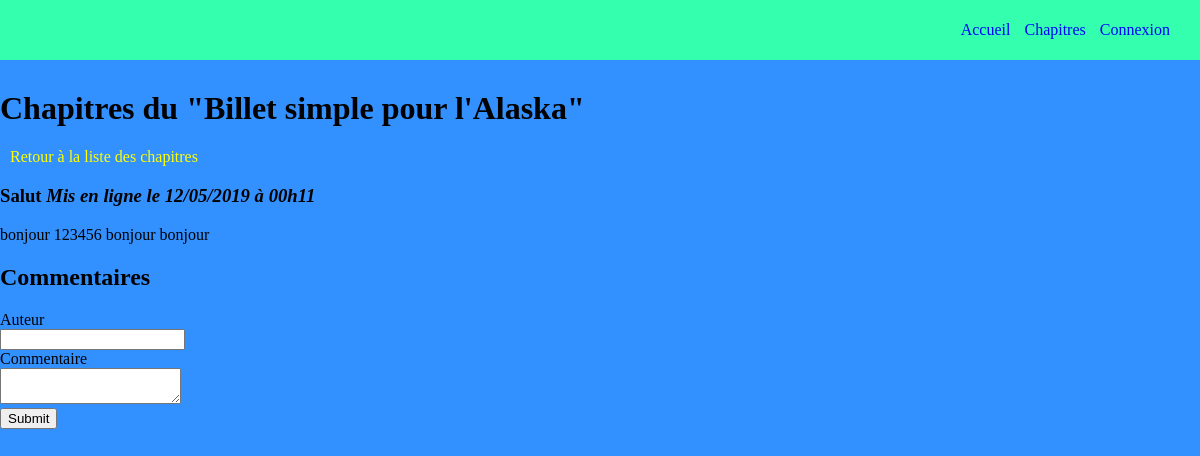
The app's page /index.php?action=post&id=5, older data.
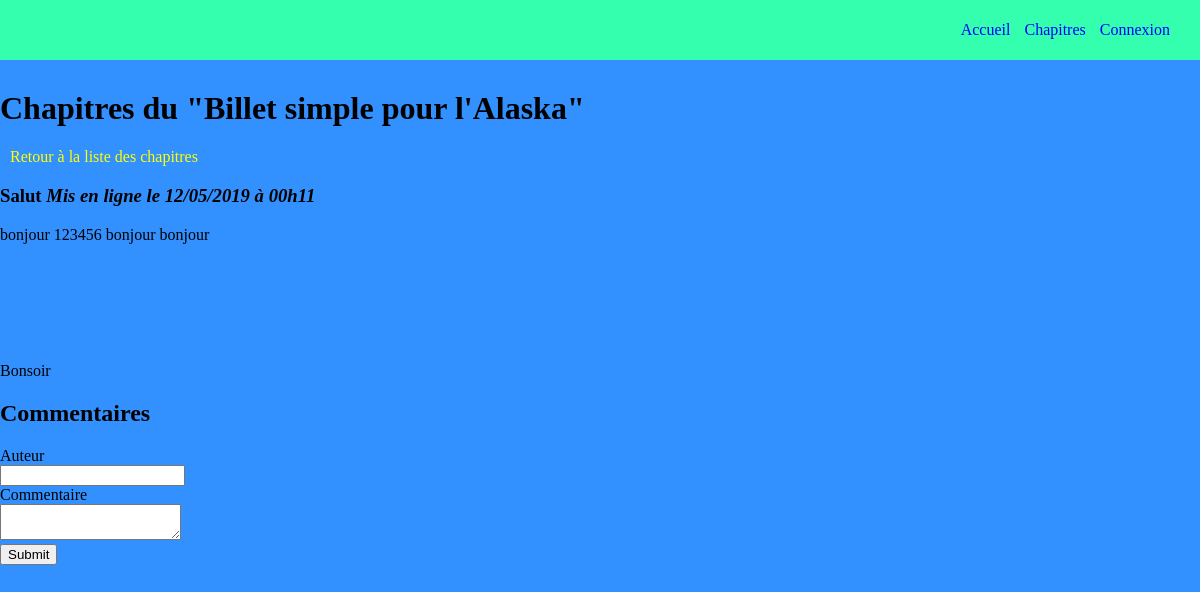
The same page, newer data.
### tables this page shows
CREATE TABLE IF NOT EXISTS `post` (
  `id` int(11) NOT NULL AUTO_INCREMENT,
  `FK_admin` int(11) NOT NULL,
  `title` varchar(255) NOT NULL,
  `content` text NOT NULL,
  `state` tinyint(1) NOT NULL DEFAULT '1',
  `date_hours` datetime NOT NULL,
  PRIMARY KEY (`id`),
  KEY `FK_admin` (`id`)
);

### controller/Comment_frontend.php (called while the page is built, shortened)
<?php
class CommentController
	{
	public function listComment()
	{
		$postManager = new \OpenClassrooms\projetopenclassroom\model\ChapterConnexion();
		$post = $postManager->getPost($_GET['id']);
		require('view/Chapter.php');
	}
}

### model/ChapterConnexion.php (called while the page is built, shortened)
<?php
class ChapterConnexion extends Connexion
{
	public function getPost($postId)
	{
		$db = $this->dbConnect();
		$req = $db->prepare('SELECT id, title, content, DATE_FORMAT(date_hours, \'%d/%m/%Y à %Hh%i\') AS date_fr FROM post WHERE id = ?');
		$req->execute(array($postId));
		$post = $req->fetch();
		return $post;
	}
}

### view/Chapter.php (the view, shortened to what this page needs)
<?php require('header.php'); ?>
<h1> Chapitres du "Billet simple pour l'Alaska" </h1>
<p class="prev_page"><a href="index.php"> Retour à la liste des chapitres</a></p>
<div class="chapter">
	<h3>
		<?= htmlspecialchars($post['title']) ?>
		<em> Mis en ligne le <?= $post['date_fr'] ?></em>
	</h3>
	<p>
		<?= nl2br($post['content']) ?>
	</p>
</div>
<div class ="commentaires">
    <h2>Commentaires</h2>
    <form action="index.php?action=addComment&amp;id=<?= $post['id'] ?>" method="post">
        <div>
            <label for="author"> Auteur</label><br />
            <input type="text" id="author" name="author" />
        </div>
        <div>
            <label for="comment">Commentaire</label><br />
            <textarea id="comment" name="comment"></textarea>
        </div>
        <div>
            <input type="submit" />
        </div>
    </form>
</div>
<?php $content = ob_get_clean(); ?>
<?php require('template.php'); ?>

### index.php (shortened to what this page needs)
<?php
require('controller/Comment_frontend.php');
$chap = new \OpenClassrooms\projetopenclassroom\controller\ChapterController();
$comment = new \OpenClassrooms\projetopenclassroom\controller\CommentController();
    if (isset($_GET['action'])) {
        if ($_GET['action'] == 'listChapter') {
            $chap->listChapter();
        } elseif ($_GET['action'] == 'post') {
            if (isset($_GET['id']) && $_GET['id'] > 0) {
                $comment->listComment();
            } else {
                throw new Exception('Erreur: aucun identifiant de chapitre envoyé');
            }
        } elseif ($_GET['action'] == 'signalComment') {
            if (isset($_GET['id']) && $_GET['id'] > 0) {
                $comment->reportComment($_GET['id'],$_GET['post']);
            }
        } elseif ($_GET['action'] == 'validComment') {
        	if (isset($_GET['id']) && $_GET['id'] > 0) {
        		$comment->validComment($_GET['id']);
        	}
        }elseif ($_GET['action'] == 'deleteComment') {
            if (isset($_GET['id']) && $_GET['id'] > 0) {
                $comment->deleteComment($_GET['id']);
            } else {
                throw new Exception("Aucun identifiant de commentaire envoyé ");
            }
        } elseif ($_GET['action'] == 'editChapter') {
            if (isset($_GET['id']) && $_GET['id'] > 0) {
                $chap->editChapter($_GET['id']);
            } else {
                throw new Exception("Aucun identifiant de chapitre envoyé");
            }
        } elseif ($_GET['action'] == 'deleteChapter') {
            if (isset($_GET['id']) && $_GET['id'] > 0) {
                $chap->deleteChapter($_GET['id']);
            } else {
                throw new Exception("Aucun identifiant de chapitre envoyé ");
            }
        }
    } else {
        $chap->listChapter();
    }

### view/header.php
<nav id="menu">
    <div class="element_menu">
        <ul>
            <li><a href="view/main.php">Accueil</a></li>
            <li><a href="view/visitorView.php">Chapitres</a></li>
            <li><a href="view/login.php">Connexion</a></li>
        </ul>
    </div>
</nav>

### view/template.php (shortened to what this page needs)
<!DOCTYPE html>
<html>
    <head>
        <link href="public/css/style.css" rel="stylesheet" />
    </head>
    <body>
    	<?= $content ?>
    </body>
</html>

### public/css/style.css (style rules this page uses)
body { background-color: #3390FF; padding: 0; margin: 0; text-decoration: none; }
a { text-decoration: none; color: yellow; }
.prev_page { margin-left: 10px; }
#menu { margin-bottom: 30px; width:100%; background-color: #33FFAF; height:60px; }
ul { float:right; padding-right: 20px; padding-top: 5px; }
li { display : inline; text-align:right; padding-right: 10px; }
li a { color:blue; }

Row changes from the older to the newer data that the page shows:
changed post "Salut": content "bonjour 123456 bonjour bonjour" → "bonjour 123456 bonjour bonjour Bonsoir"
